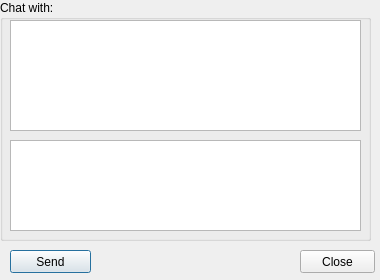
<?xml version="1.0" encoding="UTF-8"?>
<ui version="4.0">
 <class>Chat</class>
 <widget class="QMainWindow" name="Chat">
  <property name="geometry">
   <rect>
    <x>0</x>
    <y>0</y>
    <width>380</width>
    <height>280</height>
   </rect>
  </property>
  <property name="minimumSize">
   <size>
    <width>380</width>
    <height>280</height>
   </size>
  </property>
  <property name="maximumSize">
   <size>
    <width>380</width>
    <height>280</height>
   </size>
  </property>
  <property name="windowTitle">
   <string>Chat</string>
  </property>
  <widget class="QWidget" name="centralwidget">
   <widget class="QGroupBox" name="grBoxChatWith">
    <property name="geometry">
     <rect>
      <x>0</x>
      <y>0</y>
      <width>371</width>
      <height>241</height>
     </rect>
    </property>
    <property name="title">
     <string>Chat with:</string>
    </property>
    <widget class="QPushButton" name="pushButton">
     <property name="geometry">
      <rect>
       <x>200</x>
       <y>260</y>
       <width>75</width>
       <height>23</height>
      </rect>
     </property>
     <property name="text">
      <string>PushButton</string>
     </property>
    </widget>
    <widget class="QPushButton" name="pushButton_2">
     <property name="geometry">
      <rect>
       <x>300</x>
       <y>270</y>
       <width>75</width>
       <height>23</height>
      </rect>
     </property>
     <property name="text">
      <string>PushButton</string>
     </property>
    </widget>
    <widget class="QTextEdit" name="txtChatHistory">
     <property name="geometry">
      <rect>
       <x>10</x>
       <y>20</y>
       <width>351</width>
       <height>111</height>
      </rect>
     </property>
     <property name="undoRedoEnabled">
      <bool>false</bool>
     </property>
     <property name="readOnly">
      <bool>true</bool>
     </property>
    </widget>
    <widget class="QPlainTextEdit" name="txtPlainChat">
     <property name="geometry">
      <rect>
       <x>10</x>
       <y>140</y>
       <width>351</width>
       <height>91</height>
      </rect>
     </property>
    </widget>
   </widget>
   <widget class="QPushButton" name="btnSend">
    <property name="geometry">
     <rect>
      <x>10</x>
      <y>250</y>
      <width>81</width>
      <height>23</height>
     </rect>
    </property>
    <property name="text">
     <string>Send</string>
    </property>
    <property name="icon">
     <iconset resource="resources.qrc">
      <normaloff>:/icons/send.ico</normaloff>:/icons/send.ico</iconset>
    </property>
    <property name="shortcut">
     <string>Return</string>
    </property>
    <property name="autoDefault">
     <bool>true</bool>
    </property>
    <property name="default">
     <bool>true</bool>
    </property>
   </widget>
   <widget class="QPushButton" name="btnClose">
    <property name="geometry">
     <rect>
      <x>300</x>
      <y>250</y>
      <width>75</width>
      <height>23</height>
     </rect>
    </property>
    <property name="text">
     <string>Close</string>
    </property>
    <property name="icon">
     <iconset resource="resources.qrc">
      <normaloff>:/icons/exit.ico</normaloff>:/icons/exit.ico</iconset>
    </property>
   </widget>
  </widget>
 </widget>
 <resources>
  <include location="resources.qrc"/>
 </resources>
 <connections/>
</ui>
